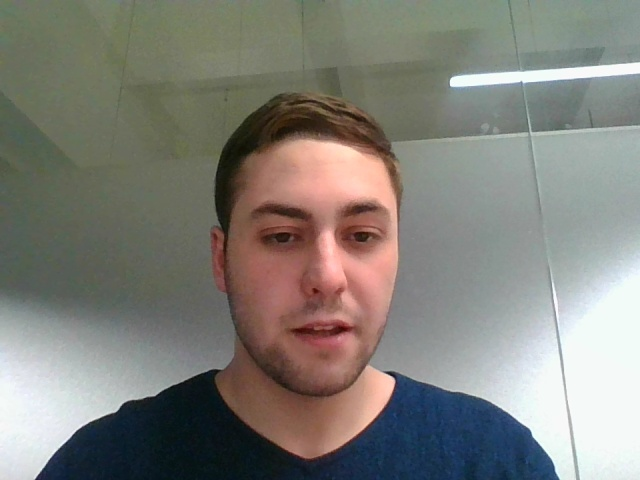
#> input picture FaceRecognision/training_data/Alik/Alik_1.jpg, 640 x 480 px; its folder holds only this picture in this run
$ python detect_faces.py
#> lines starting #> are read from the running program, lines starting #| are printed output that depends on the picture
import cv2
import os
import numpy as np

face_cascade = cv2.CascadeClassifier(cv2.data.haarcascades + 'haarcascade_frontalface_default.xml')

def prepare_training_data(data_folder_path):
#> called with data_folder_path = 'training_data'
    faces = []
    labels = []
    label_map = {}
    current_label = 0

    for person_name in os.listdir(data_folder_path):
        person_folder = os.path.join(data_folder_path, person_name)
        if not os.path.isdir(person_folder):
            continue
        label_map[current_label] = person_name

        for image_name in os.listdir(person_folder):
            image_path = os.path.join(person_folder, image_name)

            image = cv2.imread(image_path, cv2.IMREAD_GRAYSCALE)
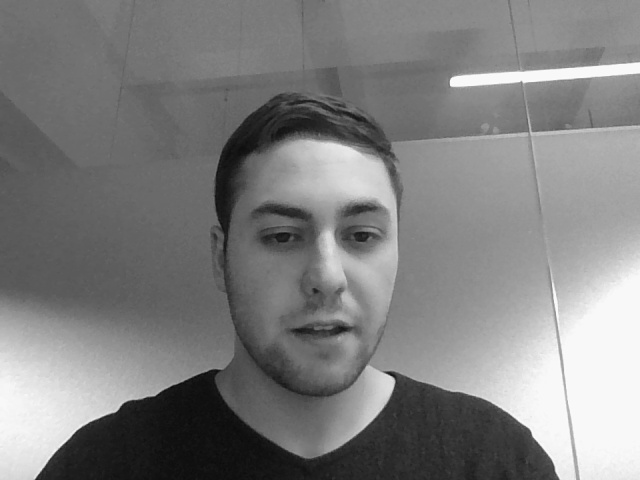
#> image: shape (480, 640); min 8, max 254, mean 127.3

            if image is None:
                continue

            faces_detected = face_cascade.detectMultiScale(
                image,
                scaleFactor=1.1,
                minNeighbors=5,
                minSize=(30, 30)
            )
#> faces_detected = [[207, 141, 239, 239]]

            for (x, y, w, h) in faces_detected:
                face = image[y:y + h, x:x + w]
                face = cv2.resize(face, (200, 200))
                faces.append(face)
                labels.append(current_label)
#> this loop made 1 pass
#> pass 1, in prepare_training_data, `face = image[y:y + h, x:x + w]`:
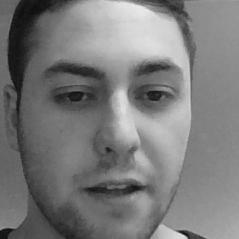
#> face: shape (239, 239); min 13, max 234, mean 122.5
#> after the loop, faces = 1 item; labels = [0]
        current_label += 1
#> pass 2 of the loop in prepare_training_data, `for person_name in os.listdir(data_folder_path):`:
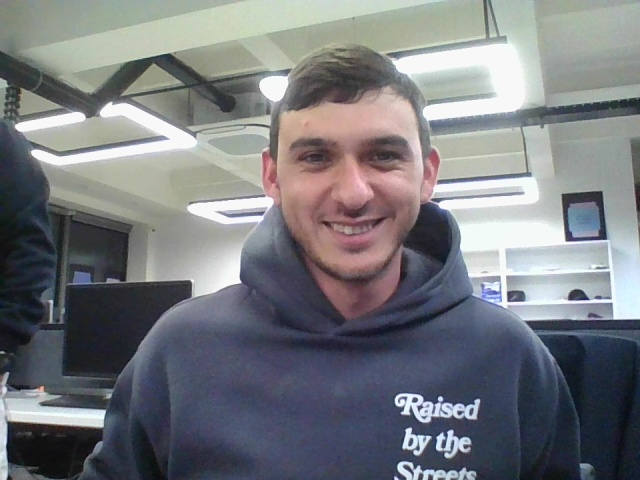
#> input picture FaceRecognision/training_data/Artyom/Artyom_1.jpg, 640 x 480 px
#> in prepare_training_data, `image = cv2.imread(image_path, cv2.IMREAD_GRAYSCALE)`:
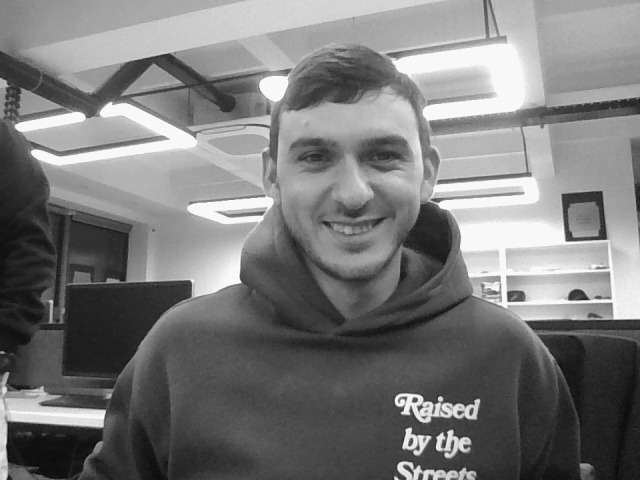
#> image: shape (480, 640); min 6, max 255, mean 121.5
#> faces_detected = [[258, 87, 182, 182]]
#> the loop in prepare_training_data, `for (x, y, w, h) in faces_detected:` made 1 pass
#> pass 1, in prepare_training_data, `face = image[y:y + h, x:x + w]`:
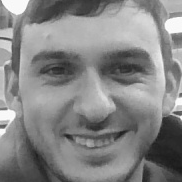
#> face: shape (182, 182); min 24, max 253, mean 133.3
#> after the loop in prepare_training_data, `for (x, y, w, h) in faces_detected:`: faces = 2 items; labels = [0, 1]

    return faces, np.array(labels), label_map

data_folder_path = "training_data"
faces, labels, label_map = prepare_training_data(data_folder_path)
#> faces = 2 items; labels = [0, 1]; label_map = {0: 'Alik', 1: 'Artyom'}

#recognizer = cv2.face.FisherFaceRecognizer_create()
#recognizer = cv2.face.EigenFaceRecognizer_create()
recognizer = cv2.face.LBPHFaceRecognizer_create()
recognizer.train(faces, labels)

recognizer.save('trained_face_data.yml')
np.save('label_map.npy', label_map)
print("Training completed and model saved as 'trained_face_data.yml'")
